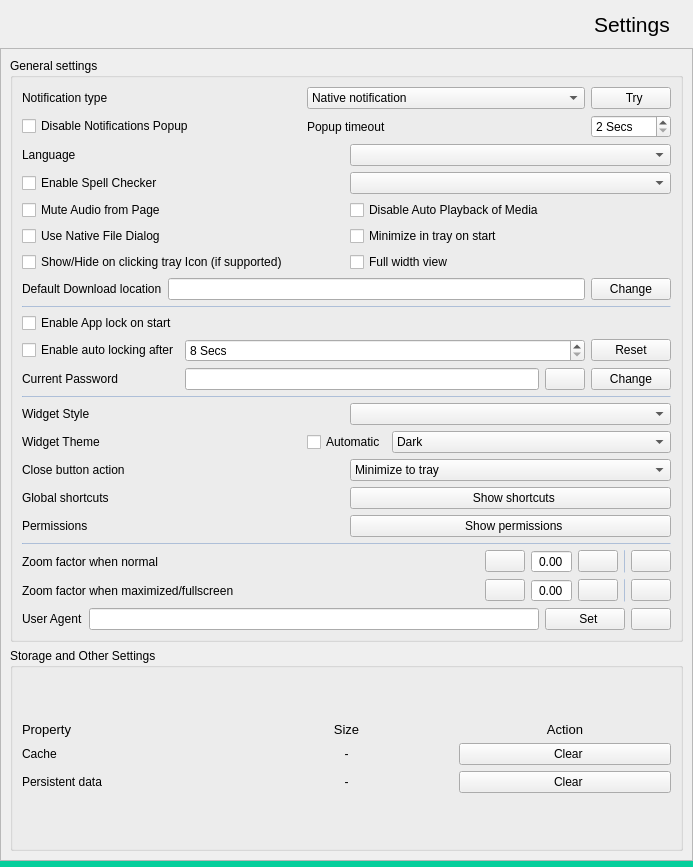
<?xml version="1.0" encoding="UTF-8"?>
<ui version="4.0">
 <class>SettingsWidget</class>
 <widget class="QWidget" name="SettingsWidget">
  <property name="geometry">
   <rect>
    <x>0</x>
    <y>0</y>
    <width>693</width>
    <height>867</height>
   </rect>
  </property>
  <property name="windowTitle">
   <string>Form</string>
  </property>
  <layout class="QVBoxLayout" name="verticalLayout">
   <property name="spacing">
    <number>0</number>
   </property>
   <property name="leftMargin">
    <number>0</number>
   </property>
   <property name="topMargin">
    <number>0</number>
   </property>
   <property name="rightMargin">
    <number>0</number>
   </property>
   <property name="bottomMargin">
    <number>0</number>
   </property>
   <item alignment="Qt::AlignTop">
    <widget class="QWidget" name="headerWidget" native="true">
     <property name="sizePolicy">
      <sizepolicy hsizetype="Preferred" vsizetype="Maximum">
       <horstretch>0</horstretch>
       <verstretch>0</verstretch>
      </sizepolicy>
     </property>
     <property name="styleSheet">
      <string notr="true"/>
     </property>
     <layout class="QHBoxLayout" name="horizontalLayout_7">
      <item>
       <widget class="QLabel" name="label_6">
        <property name="styleSheet">
         <string notr="true">background:transparent;
padding: 8px 0px 8px 8px;</string>
        </property>
        <property name="text">
         <string/>
        </property>
        <property name="pixmap">
         <pixmap resource="icons.qrc">:/icons/app/icon-48.png</pixmap>
        </property>
       </widget>
      </item>
      <item>
       <widget class="QLabel" name="label_7">
        <property name="sizePolicy">
         <sizepolicy hsizetype="Maximum" vsizetype="Preferred">
          <horstretch>0</horstretch>
          <verstretch>0</verstretch>
         </sizepolicy>
        </property>
        <property name="font">
         <font>
          <pointsize>16</pointsize>
         </font>
        </property>
        <property name="styleSheet">
         <string notr="true">QLabel{
padding: 0px 8px 0px 8px;
background:transparent;
}</string>
        </property>
        <property name="text">
         <string>Settings</string>
        </property>
        <property name="textFormat">
         <enum>Qt::PlainText</enum>
        </property>
       </widget>
      </item>
     </layout>
    </widget>
   </item>
   <item>
    <widget class="QScrollArea" name="scrollArea">
     <property name="widgetResizable">
      <bool>true</bool>
     </property>
     <widget class="QWidget" name="scrollAreaWidgetContents">
      <property name="geometry">
       <rect>
        <x>0</x>
        <y>0</y>
        <width>677</width>
        <height>822</height>
       </rect>
      </property>
      <layout class="QVBoxLayout" name="verticalLayout_5">
       <item>
        <widget class="QGroupBox" name="groupBox_8">
         <property name="title">
          <string>General settings</string>
         </property>
         <layout class="QGridLayout" name="gridLayout_4">
          <item row="8" column="0">
           <layout class="QHBoxLayout" name="horizontalLayout">
            <item>
             <widget class="QLabel" name="label_8">
              <property name="text">
               <string>Widget Style</string>
              </property>
             </widget>
            </item>
            <item>
             <widget class="QComboBox" name="styleComboBox"/>
            </item>
           </layout>
          </item>
          <item row="11" column="0">
           <widget class="Line" name="line_4">
            <property name="minimumSize">
             <size>
              <width>0</width>
              <height>1</height>
             </size>
            </property>
            <property name="maximumSize">
             <size>
              <width>16777215</width>
              <height>1</height>
             </size>
            </property>
            <property name="styleSheet">
             <string notr="true">background-color: rgba(63, 129, 216, 48);</string>
            </property>
            <property name="frameShadow">
             <enum>QFrame::Raised</enum>
            </property>
            <property name="orientation">
             <enum>Qt::Horizontal</enum>
            </property>
           </widget>
          </item>
          <item row="9" column="0">
           <layout class="QGridLayout" name="gridLayout_5">
            <item row="0" column="0">
             <widget class="QLabel" name="label_2">
              <property name="text">
               <string>Widget Theme</string>
              </property>
             </widget>
            </item>
            <item row="0" column="1">
             <widget class="QCheckBox" name="automaticThemeCheckBox">
              <property name="sizePolicy">
               <sizepolicy hsizetype="Maximum" vsizetype="Fixed">
                <horstretch>0</horstretch>
                <verstretch>0</verstretch>
               </sizepolicy>
              </property>
              <property name="toolTip">
               <string>&lt;html&gt;&lt;head/&gt;&lt;body&gt;&lt;p&gt;Based on your system timezone and location.&lt;/p&gt;&lt;/body&gt;&lt;/html&gt;</string>
              </property>
              <property name="text">
               <string>Automatic</string>
              </property>
             </widget>
            </item>
            <item row="0" column="2">
             <widget class="QComboBox" name="themeComboBox">
              <item>
               <property name="text">
                <string>Dark</string>
               </property>
               <property name="icon">
                <iconset resource="icons.qrc">
                 <normaloff>:/icons/moon-line.png</normaloff>:/icons/moon-line.png</iconset>
               </property>
              </item>
              <item>
               <property name="text">
                <string>Light</string>
               </property>
               <property name="icon">
                <iconset resource="icons.qrc">
                 <normaloff>:/icons/lightbulb-line.png</normaloff>:/icons/lightbulb-line.png</iconset>
               </property>
              </item>
             </widget>
            </item>
           </layout>
          </item>
          <item row="4" column="0">
           <widget class="Line" name="line_2">
            <property name="minimumSize">
             <size>
              <width>0</width>
              <height>1</height>
             </size>
            </property>
            <property name="maximumSize">
             <size>
              <width>16777215</width>
              <height>1</height>
             </size>
            </property>
            <property name="styleSheet">
             <string notr="true">background-color: rgba(63, 129, 216, 48);</string>
            </property>
            <property name="frameShadow">
             <enum>QFrame::Raised</enum>
            </property>
            <property name="orientation">
             <enum>Qt::Horizontal</enum>
            </property>
           </widget>
          </item>
          <item row="0" column="0">
           <layout class="QGridLayout" name="gridLayout_8">
            <item row="0" column="1">
             <widget class="QComboBox" name="notificationCombo">
              <item>
               <property name="text">
                <string>Native notification</string>
               </property>
               <property name="icon">
                <iconset resource="icons.qrc">
                 <normaloff>:/icons/categories/featured.png</normaloff>:/icons/categories/featured.png</iconset>
               </property>
              </item>
              <item>
               <property name="text">
                <string>Customized notification</string>
               </property>
               <property name="icon">
                <iconset resource="icons.qrc">
                 <normaloff>:/icons/categories/devices-and-iot.png</normaloff>:/icons/categories/devices-and-iot.png</iconset>
               </property>
              </item>
             </widget>
            </item>
            <item row="0" column="2">
             <widget class="QPushButton" name="tryNotification">
              <property name="sizePolicy">
               <sizepolicy hsizetype="Maximum" vsizetype="Fixed">
                <horstretch>0</horstretch>
                <verstretch>0</verstretch>
               </sizepolicy>
              </property>
              <property name="text">
               <string>  Try</string>
              </property>
              <property name="icon">
               <iconset resource="icons.qrc">
                <normaloff>:/icons/categories/science.png</normaloff>:/icons/categories/science.png</iconset>
              </property>
             </widget>
            </item>
            <item row="0" column="0">
             <widget class="QLabel" name="label_16">
              <property name="text">
               <string>Notification type</string>
              </property>
             </widget>
            </item>
            <item row="1" column="0">
             <widget class="QCheckBox" name="notificationCheckBox">
              <property name="text">
               <string>Disable Notifications Popup</string>
              </property>
             </widget>
            </item>
            <item row="1" column="1">
             <widget class="QLabel" name="label_14">
              <property name="text">
               <string>Popup timeout</string>
              </property>
             </widget>
            </item>
            <item row="1" column="2">
             <widget class="QSpinBox" name="notificationTimeOutspinBox">
              <property name="suffix">
               <string> Secs</string>
              </property>
              <property name="minimum">
               <number>2</number>
              </property>
              <property name="maximum">
               <number>20</number>
              </property>
             </widget>
            </item>
           </layout>
          </item>
          <item row="7" column="0">
           <widget class="Line" name="line_3">
            <property name="minimumSize">
             <size>
              <width>0</width>
              <height>1</height>
             </size>
            </property>
            <property name="maximumSize">
             <size>
              <width>16777215</width>
              <height>1</height>
             </size>
            </property>
            <property name="styleSheet">
             <string notr="true">background-color: rgba(63, 129, 216, 48);</string>
            </property>
            <property name="frameShadow">
             <enum>QFrame::Raised</enum>
            </property>
            <property name="orientation">
             <enum>Qt::Horizontal</enum>
            </property>
           </widget>
          </item>
          <item row="1" column="0">
           <layout class="QGridLayout" name="gridLayout">
            <item row="1" column="1">
             <widget class="QComboBox" name="dictComboBox">
              <property name="toolTip">
               <string>Spell checker Language</string>
              </property>
             </widget>
            </item>
            <item row="3" column="0">
             <widget class="QCheckBox" name="useNativeFileDialog">
              <property name="text">
               <string>Use Native File Dialog</string>
              </property>
             </widget>
            </item>
            <item row="2" column="0">
             <widget class="QCheckBox" name="muteAudioCheckBox">
              <property name="text">
               <string>Mute Audio from Page</string>
              </property>
             </widget>
            </item>
            <item row="2" column="1">
             <widget class="QCheckBox" name="autoPlayMediaCheckBox">
              <property name="text">
               <string>Disable Auto Playback of Media</string>
              </property>
             </widget>
            </item>
            <item row="1" column="0">
             <widget class="QCheckBox" name="enableSpellCheck">
              <property name="text">
               <string>Enable Spell Checker</string>
              </property>
             </widget>
            </item>
            <item row="3" column="1">
             <widget class="QCheckBox" name="startMinimized">
              <property name="text">
               <string>Minimize in tray on start</string>
              </property>
             </widget>
            </item>
            <item row="4" column="0">
             <widget class="QCheckBox" name="minimizeOnTrayIconClick">
              <property name="text">
               <string>Show/Hide on clicking tray Icon (if supported)</string>
              </property>
             </widget>
            </item>
            <item row="4" column="1">
             <widget class="QCheckBox" name="fullWidthViewCheckbox">
              <property name="toolTip">
               <string>Expand the view to full width of window</string>
              </property>
              <property name="text">
               <string>Full width view</string>
              </property>
             </widget>
            </item>
            <item row="0" column="0">
             <widget class="QLabel" name="label_20">
              <property name="text">
               <string>Language</string>
              </property>
             </widget>
            </item>
            <item row="0" column="1">
             <widget class="QComboBox" name="langComboBox">
              <property name="toolTip">
               <string>Spell checker Language</string>
              </property>
             </widget>
            </item>
           </layout>
          </item>
          <item row="15" column="0">
           <layout class="QHBoxLayout" name="horizontalLayout_3">
            <item>
             <widget class="QLabel" name="label_4">
              <property name="text">
               <string>User Agent</string>
              </property>
             </widget>
            </item>
            <item>
             <widget class="QLineEdit" name="userAgentLineEdit"/>
            </item>
            <item>
             <widget class="QPushButton" name="setUserAgent">
              <property name="text">
               <string>  Set</string>
              </property>
              <property name="icon">
               <iconset resource="icons.qrc">
                <normaloff>:/icons/categories/utilities.png</normaloff>:/icons/categories/utilities.png</iconset>
              </property>
             </widget>
            </item>
            <item>
             <widget class="QPushButton" name="defaultUserAgentButton">
              <property name="toolTip">
               <string>Reset to default</string>
              </property>
              <property name="text">
               <string/>
              </property>
              <property name="icon">
               <iconset resource="icons.qrc">
                <normaloff>:/icons/arrow-go-back-line.png</normaloff>:/icons/arrow-go-back-line.png</iconset>
              </property>
             </widget>
            </item>
           </layout>
          </item>
          <item row="12" column="0">
           <layout class="QGridLayout" name="gridLayout_9">
            <item row="0" column="0">
             <layout class="QHBoxLayout" name="horizontalLayout_12">
              <property name="topMargin">
               <number>0</number>
              </property>
              <item>
               <widget class="QLabel" name="label_15">
                <property name="text">
                 <string>Zoom factor when normal</string>
                </property>
               </widget>
              </item>
              <item>
               <spacer name="horizontalSpacer">
                <property name="orientation">
                 <enum>Qt::Horizontal</enum>
                </property>
                <property name="sizeHint" stdset="0">
                 <size>
                  <width>40</width>
                  <height>20</height>
                 </size>
                </property>
               </spacer>
              </item>
              <item>
               <layout class="QHBoxLayout" name="horizontalLayout_2">
                <item>
                 <widget class="QPushButton" name="zoomMinus">
                  <property name="sizePolicy">
                   <sizepolicy hsizetype="Maximum" vsizetype="Fixed">
                    <horstretch>0</horstretch>
                    <verstretch>0</verstretch>
                   </sizepolicy>
                  </property>
                  <property name="toolTip">
                   <string>Zoom Out</string>
                  </property>
                  <property name="text">
                   <string/>
                  </property>
                  <property name="icon">
                   <iconset resource="icons.qrc">
                    <normaloff>:/icons/minus.png</normaloff>:/icons/minus.png</iconset>
                  </property>
                 </widget>
                </item>
                <item>
                 <widget class="QDoubleSpinBox" name="zoomFactorSpinBox">
                  <property name="sizePolicy">
                   <sizepolicy hsizetype="Maximum" vsizetype="Fixed">
                    <horstretch>0</horstretch>
                    <verstretch>0</verstretch>
                   </sizepolicy>
                  </property>
                  <property name="alignment">
                   <set>Qt::AlignCenter</set>
                  </property>
                  <property name="readOnly">
                   <bool>true</bool>
                  </property>
                  <property name="buttonSymbols">
                   <enum>QAbstractSpinBox::NoButtons</enum>
                  </property>
                 </widget>
                </item>
                <item>
                 <widget class="QPushButton" name="zoomPlus">
                  <property name="sizePolicy">
                   <sizepolicy hsizetype="Maximum" vsizetype="Fixed">
                    <horstretch>0</horstretch>
                    <verstretch>0</verstretch>
                   </sizepolicy>
                  </property>
                  <property name="toolTip">
                   <string>Zoom In</string>
                  </property>
                  <property name="text">
                   <string/>
                  </property>
                  <property name="icon">
                   <iconset resource="icons.qrc">
                    <normaloff>:/icons/plus.png</normaloff>:/icons/plus.png</iconset>
                  </property>
                 </widget>
                </item>
                <item>
                 <widget class="Line" name="line_5">
                  <property name="minimumSize">
                   <size>
                    <width>1</width>
                    <height>0</height>
                   </size>
                  </property>
                  <property name="maximumSize">
                   <size>
                    <width>1</width>
                    <height>16777215</height>
                   </size>
                  </property>
                  <property name="styleSheet">
                   <string notr="true">background-color: rgba(63, 129, 216, 48);</string>
                  </property>
                  <property name="frameShadow">
                   <enum>QFrame::Raised</enum>
                  </property>
                  <property name="orientation">
                   <enum>Qt::Vertical</enum>
                  </property>
                 </widget>
                </item>
                <item>
                 <widget class="QPushButton" name="zoomReset">
                  <property name="sizePolicy">
                   <sizepolicy hsizetype="Maximum" vsizetype="Fixed">
                    <horstretch>0</horstretch>
                    <verstretch>0</verstretch>
                   </sizepolicy>
                  </property>
                  <property name="toolTip">
                   <string>reset</string>
                  </property>
                  <property name="text">
                   <string/>
                  </property>
                  <property name="icon">
                   <iconset resource="icons.qrc">
                    <normaloff>:/icons/arrow-go-back-line.png</normaloff>:/icons/arrow-go-back-line.png</iconset>
                  </property>
                 </widget>
                </item>
               </layout>
              </item>
             </layout>
            </item>
            <item row="1" column="0">
             <layout class="QHBoxLayout" name="horizontalLayout_13">
              <property name="topMargin">
               <number>0</number>
              </property>
              <item>
               <widget class="QLabel" name="label_17">
                <property name="text">
                 <string>Zoom factor when maximized/fullscreen</string>
                </property>
               </widget>
              </item>
              <item>
               <spacer name="horizontalSpacer_2">
                <property name="orientation">
                 <enum>Qt::Horizontal</enum>
                </property>
                <property name="sizeHint" stdset="0">
                 <size>
                  <width>40</width>
                  <height>20</height>
                 </size>
                </property>
               </spacer>
              </item>
              <item>
               <layout class="QHBoxLayout" name="horizontalLayout_4">
                <item>
                 <widget class="QPushButton" name="zoomMinusMaximized">
                  <property name="sizePolicy">
                   <sizepolicy hsizetype="Maximum" vsizetype="Fixed">
                    <horstretch>0</horstretch>
                    <verstretch>0</verstretch>
                   </sizepolicy>
                  </property>
                  <property name="toolTip">
                   <string>Zoom Out</string>
                  </property>
                  <property name="text">
                   <string/>
                  </property>
                  <property name="icon">
                   <iconset resource="icons.qrc">
                    <normaloff>:/icons/minus.png</normaloff>:/icons/minus.png</iconset>
                  </property>
                 </widget>
                </item>
                <item>
                 <widget class="QDoubleSpinBox" name="zoomFactorSpinBoxMaximized">
                  <property name="sizePolicy">
                   <sizepolicy hsizetype="Maximum" vsizetype="Fixed">
                    <horstretch>0</horstretch>
                    <verstretch>0</verstretch>
                   </sizepolicy>
                  </property>
                  <property name="alignment">
                   <set>Qt::AlignCenter</set>
                  </property>
                  <property name="readOnly">
                   <bool>true</bool>
                  </property>
                  <property name="buttonSymbols">
                   <enum>QAbstractSpinBox::NoButtons</enum>
                  </property>
                 </widget>
                </item>
                <item>
                 <widget class="QPushButton" name="zoomPlusMaximized">
                  <property name="sizePolicy">
                   <sizepolicy hsizetype="Maximum" vsizetype="Fixed">
                    <horstretch>0</horstretch>
                    <verstretch>0</verstretch>
                   </sizepolicy>
                  </property>
                  <property name="toolTip">
                   <string>Zoom In</string>
                  </property>
                  <property name="text">
                   <string/>
                  </property>
                  <property name="icon">
                   <iconset resource="icons.qrc">
                    <normaloff>:/icons/plus.png</normaloff>:/icons/plus.png</iconset>
                  </property>
                 </widget>
                </item>
                <item>
                 <widget class="Line" name="line_6">
                  <property name="minimumSize">
                   <size>
                    <width>1</width>
                    <height>0</height>
                   </size>
                  </property>
                  <property name="maximumSize">
                   <size>
                    <width>1</width>
                    <height>16777215</height>
                   </size>
                  </property>
                  <property name="styleSheet">
                   <string notr="true">background-color: rgba(63, 129, 216, 48);</string>
                  </property>
                  <property name="frameShadow">
                   <enum>QFrame::Raised</enum>
                  </property>
                  <property name="orientation">
                   <enum>Qt::Vertical</enum>
                  </property>
                 </widget>
                </item>
                <item>
                 <widget class="QPushButton" name="zoomResetMaximized">
                  <property name="sizePolicy">
                   <sizepolicy hsizetype="Maximum" vsizetype="Fixed">
                    <horstretch>0</horstretch>
                    <verstretch>0</verstretch>
                   </sizepolicy>
                  </property>
                  <property name="toolTip">
                   <string>reset</string>
                  </property>
                  <property name="text">
                   <string/>
                  </property>
                  <property name="icon">
                   <iconset resource="icons.qrc">
                    <normaloff>:/icons/arrow-go-back-line.png</normaloff>:/icons/arrow-go-back-line.png</iconset>
                  </property>
                 </widget>
                </item>
               </layout>
              </item>
             </layout>
            </item>
           </layout>
          </item>
          <item row="10" column="0">
           <layout class="QGridLayout" name="gridLayout_6">
            <item row="0" column="1">
             <widget class="QComboBox" name="closeButtonActionComboBox">
              <item>
               <property name="text">
                <string>Minimize to tray</string>
               </property>
               <property name="icon">
                <iconset resource="icons.qrc">
                 <normaloff>:/icons/window-2-line.png</normaloff>:/icons/window-2-line.png</iconset>
               </property>
              </item>
              <item>
               <property name="text">
                <string>Quit</string>
               </property>
               <property name="icon">
                <iconset resource="icons.qrc">
                 <normaloff>:/icons/shut-down-line.png</normaloff>:/icons/shut-down-line.png</iconset>
               </property>
              </item>
             </widget>
            </item>
            <item row="1" column="0">
             <widget class="QLabel" name="label_9">
              <property name="text">
               <string>Global shortcuts</string>
              </property>
             </widget>
            </item>
            <item row="0" column="0">
             <widget class="QLabel" name="label">
              <property name="text">
               <string>Close button action</string>
              </property>
             </widget>
            </item>
            <item row="1" column="1">
             <widget class="QPushButton" name="showShortcutsButton">
              <property name="text">
               <string>  Show shortcuts</string>
              </property>
              <property name="icon">
               <iconset resource="icons.qrc">
                <normaloff>:/icons/share-forward-line.png</normaloff>:/icons/share-forward-line.png</iconset>
              </property>
             </widget>
            </item>
            <item row="2" column="0">
             <widget class="QLabel" name="label_10">
              <property name="text">
               <string>Permissions</string>
              </property>
             </widget>
            </item>
            <item row="2" column="1">
             <widget class="QPushButton" name="showPermissionsButton">
              <property name="text">
               <string>  Show permissions</string>
              </property>
              <property name="icon">
               <iconset resource="icons.qrc">
                <normaloff>:/icons/categories/security.png</normaloff>:/icons/categories/security.png</iconset>
              </property>
             </widget>
            </item>
           </layout>
          </item>
          <item row="5" column="0">
           <layout class="QGridLayout" name="gridLayout_3">
            <item row="0" column="0">
             <widget class="QCheckBox" name="applock_checkbox">
              <property name="toolTip">
               <string>&lt;html&gt;&lt;head/&gt;&lt;body&gt;&lt;p&gt;Enable lock screen.&lt;/p&gt;&lt;/body&gt;&lt;/html&gt;</string>
              </property>
              <property name="text">
               <string>Enable App lock on start</string>
              </property>
             </widget>
            </item>
            <item row="2" column="0">
             <widget class="QLabel" name="label_19">
              <property name="text">
               <string>Current Password</string>
              </property>
             </widget>
            </item>
            <item row="2" column="2">
             <widget class="QPushButton" name="chnageCurrentPasswordPushButton">
              <property name="toolTip">
               <string>Change password</string>
              </property>
              <property name="text">
               <string>Change</string>
              </property>
              <property name="icon">
               <iconset resource="icons.qrc">
                <normaloff>:/icons/categories/utilities.png</normaloff>:/icons/categories/utilities.png</iconset>
              </property>
             </widget>
            </item>
            <item row="1" column="0">
             <widget class="QCheckBox" name="appAutoLockcheckBox">
              <property name="text">
               <string>Enable auto locking after</string>
              </property>
             </widget>
            </item>
            <item row="1" column="1">
             <widget class="QSpinBox" name="autoLockDurationSpinbox">
              <property name="suffix">
               <string> Secs</string>
              </property>
              <property name="minimum">
               <number>8</number>
              </property>
              <property name="maximum">
               <number>14400</number>
              </property>
             </widget>
            </item>
            <item row="1" column="2">
             <widget class="QPushButton" name="resetAppAutoLockPushButton">
              <property name="toolTip">
               <string>Change password</string>
              </property>
              <property name="text">
               <string>Reset</string>
              </property>
              <property name="icon">
               <iconset resource="icons.qrc">
                <normaloff>:/icons/arrow-go-back-line.png</normaloff>:/icons/arrow-go-back-line.png</iconset>
              </property>
             </widget>
            </item>
            <item row="2" column="1">
             <layout class="QHBoxLayout" name="horizontalLayout_5">
              <item>
               <widget class="QLineEdit" name="current_password">
                <property name="text">
                 <string/>
                </property>
                <property name="echoMode">
                 <enum>QLineEdit::Password</enum>
                </property>
                <property name="readOnly">
                 <bool>true</bool>
                </property>
               </widget>
              </item>
              <item>
               <widget class="QPushButton" name="viewPassword">
                <property name="sizePolicy">
                 <sizepolicy hsizetype="Maximum" vsizetype="Fixed">
                  <horstretch>0</horstretch>
                  <verstretch>0</verstretch>
                 </sizepolicy>
                </property>
                <property name="toolTip">
                 <string>View password</string>
                </property>
                <property name="text">
                 <string/>
                </property>
                <property name="icon">
                 <iconset resource="icons.qrc">
                  <normaloff>:/icons/eye-line.png</normaloff>:/icons/eye-line.png</iconset>
                </property>
               </widget>
              </item>
             </layout>
            </item>
           </layout>
          </item>
          <item row="3" column="0">
           <layout class="QGridLayout" name="gridLayout_7">
            <item row="0" column="1">
             <widget class="QLineEdit" name="defaultDownloadLocation">
              <property name="readOnly">
               <bool>true</bool>
              </property>
             </widget>
            </item>
            <item row="0" column="0">
             <widget class="QLabel" name="label_18">
              <property name="text">
               <string>Default Download location</string>
              </property>
             </widget>
            </item>
            <item row="0" column="2">
             <widget class="QPushButton" name="changeDefaultDownloadLocationPb">
              <property name="sizePolicy">
               <sizepolicy hsizetype="Maximum" vsizetype="Fixed">
                <horstretch>0</horstretch>
                <verstretch>0</verstretch>
               </sizepolicy>
              </property>
              <property name="toolTip">
               <string>Change Download Location</string>
              </property>
              <property name="text">
               <string>Change</string>
              </property>
              <property name="icon">
               <iconset resource="icons.qrc">
                <normaloff>:/icons/folder-download-line.png</normaloff>:/icons/folder-download-line.png</iconset>
              </property>
             </widget>
            </item>
           </layout>
          </item>
         </layout>
        </widget>
       </item>
       <item>
        <widget class="QGroupBox" name="groupBox_7">
         <property name="title">
          <string>Storage and Other Settings</string>
         </property>
         <layout class="QVBoxLayout" name="verticalLayout_3">
          <item>
           <layout class="QGridLayout" name="gridLayout_2">
            <item row="1" column="2">
             <widget class="QPushButton" name="deleteCache">
              <property name="text">
               <string>  Clear</string>
              </property>
              <property name="icon">
               <iconset resource="icons.qrc">
                <normaloff>:/icons/delete-bin-3-line.png</normaloff>:/icons/delete-bin-3-line.png</iconset>
              </property>
             </widget>
            </item>
            <item row="1" column="0">
             <widget class="QLabel" name="label_3">
              <property name="text">
               <string>Cache</string>
              </property>
             </widget>
            </item>
            <item row="1" column="1">
             <widget class="QLabel" name="cacheSize">
              <property name="text">
               <string>-</string>
              </property>
              <property name="alignment">
               <set>Qt::AlignCenter</set>
              </property>
             </widget>
            </item>
            <item row="0" column="0">
             <widget class="QLabel" name="label_11">
              <property name="sizePolicy">
               <sizepolicy hsizetype="Preferred" vsizetype="Maximum">
                <horstretch>0</horstretch>
                <verstretch>0</verstretch>
               </sizepolicy>
              </property>
              <property name="font">
               <font>
                <pointsize>10</pointsize>
                <italic>false</italic>
               </font>
              </property>
              <property name="text">
               <string>Property</string>
              </property>
             </widget>
            </item>
            <item row="0" column="2">
             <widget class="QLabel" name="label_13">
              <property name="sizePolicy">
               <sizepolicy hsizetype="Preferred" vsizetype="Maximum">
                <horstretch>0</horstretch>
                <verstretch>0</verstretch>
               </sizepolicy>
              </property>
              <property name="font">
               <font>
                <pointsize>10</pointsize>
                <italic>false</italic>
               </font>
              </property>
              <property name="text">
               <string>Action</string>
              </property>
              <property name="alignment">
               <set>Qt::AlignCenter</set>
              </property>
             </widget>
            </item>
            <item row="0" column="1">
             <widget class="QLabel" name="label_12">
              <property name="sizePolicy">
               <sizepolicy hsizetype="Preferred" vsizetype="Maximum">
                <horstretch>0</horstretch>
                <verstretch>0</verstretch>
               </sizepolicy>
              </property>
              <property name="font">
               <font>
                <pointsize>10</pointsize>
                <italic>false</italic>
               </font>
              </property>
              <property name="text">
               <string>Size</string>
              </property>
              <property name="alignment">
               <set>Qt::AlignCenter</set>
              </property>
             </widget>
            </item>
            <item row="2" column="0">
             <widget class="QLabel" name="label_5">
              <property name="toolTip">
               <string>&lt;html&gt;&lt;head/&gt;&lt;body&gt;&lt;p&gt;Persistent data includes persistent cookies, HTML5 local storage, and visited links.&lt;/p&gt;&lt;/body&gt;&lt;/html&gt;</string>
              </property>
              <property name="text">
               <string>Persistent data</string>
              </property>
             </widget>
            </item>
            <item row="2" column="1">
             <widget class="QLabel" name="cookieSize">
              <property name="text">
               <string>-</string>
              </property>
              <property name="alignment">
               <set>Qt::AlignCenter</set>
              </property>
             </widget>
            </item>
            <item row="2" column="2">
             <widget class="QPushButton" name="deletePersistentData">
              <property name="text">
               <string>  Clear</string>
              </property>
              <property name="icon">
               <iconset resource="icons.qrc">
                <normaloff>:/icons/delete-bin-3-line.png</normaloff>:/icons/delete-bin-3-line.png</iconset>
              </property>
             </widget>
            </item>
           </layout>
          </item>
         </layout>
        </widget>
       </item>
      </layout>
     </widget>
    </widget>
   </item>
   <item>
    <widget class="QWidget" name="bottomLine" native="true">
     <property name="minimumSize">
      <size>
       <width>6</width>
       <height>0</height>
      </size>
     </property>
     <property name="maximumSize">
      <size>
       <width>16777215</width>
       <height>6</height>
      </size>
     </property>
     <property name="styleSheet">
      <string notr="true">background-color: rgb(6, 207, 156);</string>
     </property>
     <layout class="QVBoxLayout" name="verticalLayout_4"/>
    </widget>
   </item>
  </layout>
 </widget>
 <resources>
  <include location="icons.qrc"/>
 </resources>
 <connections/>
</ui>
